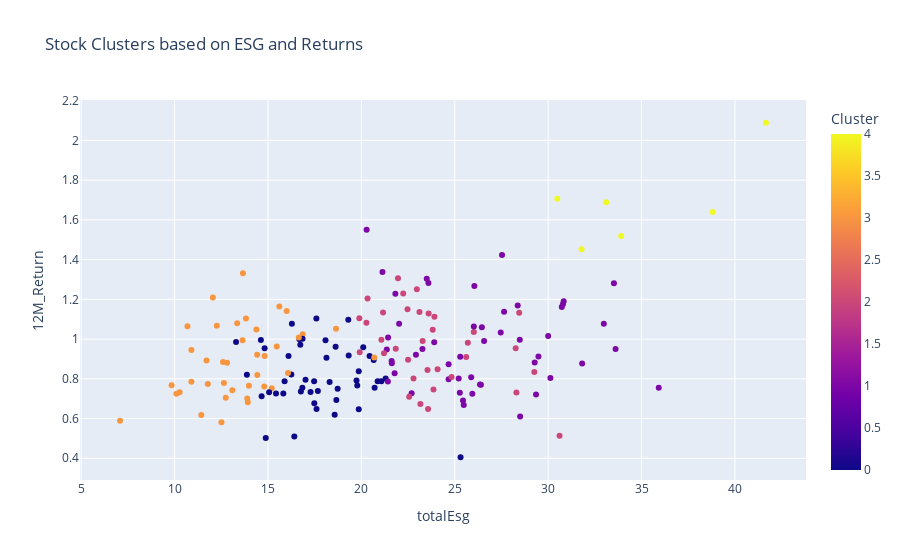

Source (notebook cell):
### Markdown cell above
## 4. Clustering Analysis

### Code cell
def perform_clustering(df, n_clusters=5):
    """Perform clustering analysis"""
    # Select features for clustering
    features = ['totalEsg', '12M_Return', 'environmentScore', 'socialScore', 'governanceScore']
    X = df[features]
    
    # Scale features
    scaler = StandardScaler()
    X_scaled = scaler.fit_transform(X)
    
    # Perform clustering
    kmeans = KMeans(n_clusters=n_clusters, random_state=42)
    clusters = kmeans.fit_predict(X_scaled)
    
    # Add cluster labels to data
    df_clustered = df.copy()
    df_clustered['Cluster'] = clusters
    
    # Calculate cluster characteristics
    cluster_stats = df_clustered.groupby('Cluster').agg({
        'totalEsg': 'mean',
        '12M_Return': 'mean',
        'environmentScore': 'mean',
        'socialScore': 'mean',
        'governanceScore': 'mean'
    }).round(4)
    
    return df_clustered, cluster_stats

# Perform clustering
df_clustered, cluster_stats = perform_clustering(df)

# Create visualization
fig = px.scatter(df_clustered, 
                 x='totalEsg', 
                 y='12M_Return',
                 color='Cluster',
                 hover_data=['Ticker', 'GIS Sector'],
                 title='Stock Clusters based on ESG and Returns')

fig.show()
cluster_stats

### Figure 1 — Plotly figure (JSON) as saved in the notebook; plotly's stock layout.template omitted (floating-point values rounded to 4 significant figures; data arrays with more than 128 entries replaced by an {"elided": "..."} marker saying what was removed)
{"data": [{"customdata": {"elided": "176x2 str values"}, "hovertemplate": "totalEsg=%{x}<br>12M_Return=%{y}<br>Ticker=%{customdata[0]}<br>GIS Sector=%{customdata[1]}<br>Cluster=%{marker.color}<extra></extra>", "legendgroup": "", "marker": {"color": {"elided": "176 int values"}, "coloraxis": "coloraxis", "symbol": "circle"}, "mode": "markers", "name": "", "orientation": "v", "showlegend": false, "type": "scatter", "x": {"elided": "176 float values"}, "xaxis": "x", "y": {"elided": "176 float values"}, "yaxis": "y"}], "layout": {"coloraxis": {"colorbar": {"title": {"text": "Cluster"}}, "colorscale": [[0, "#0d0887"], [0.1111, "#46039f"], [0.2222, "#7201a8"], [0.3333, "#9c179e"], [0.4444, "#bd3786"], [0.5556, "#d8576b"], [0.6667, "#ed7953"], [0.7778, "#fb9f3a"], [0.8889, "#fdca26"], [1, "#f0f921"]]}, "legend": {"tracegroupgap": 0}, "title": {"text": "Stock Clusters based on ESG and Returns"}, "xaxis": {"anchor": "y", "domain": [0, 1], "title": {"text": "totalEsg"}}, "yaxis": {"anchor": "x", "domain": [0, 1], "title": {"text": "12M_Return"}}}}
